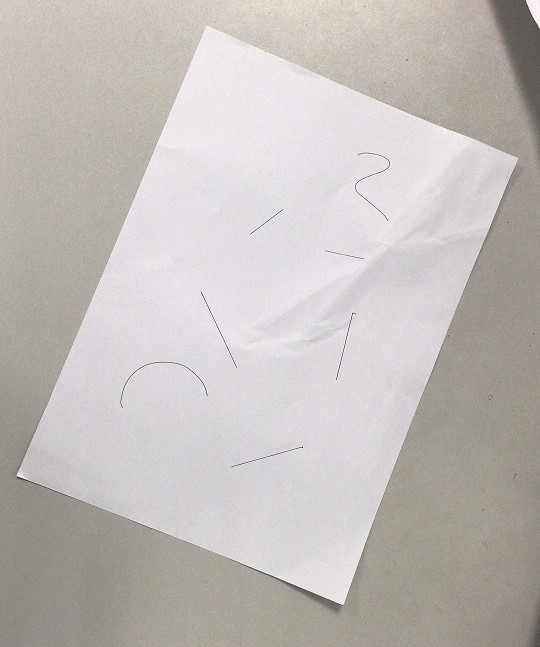
#> input picture 20-叶刚-武汉/第四周/photo1.jpg, 540 x 647 px
$ python 2-perspective_transform.py
#> lines starting #> are read from the running program, lines starting #| are printed output that depends on the picture; after the words box and inside, x2 and y2 are one past the last pixel; in counts of white or black regions, pixels touching at a corner belong together; long printed decimals are rounded
"""
@GiffordY
使用透视变换算法，实现图像矫正
"""

import cv2 as cv
import numpy as np


# 1、读入图像
img_src = cv.imread('photo1.jpg', 1)
#> img_src is the input picture: shape (647, 540, 3); mean B, G, R 186.7, 189.4, 194.3

# 2、灰度化、高斯滤波、灰度膨胀
img_gray = cv.cvtColor(img_src, cv.COLOR_BGR2GRAY)
img_blur = cv.GaussianBlur(img_gray, (5, 5), 0)
kernel = cv.getStructuringElement(cv.MORPH_RECT, (3, 3))
img_dilate = cv.dilate(img_blur, kernel)

# 3、边缘检测、轮廓检测
img_edges = cv.Canny(img_dilate, 50, 150, 3)
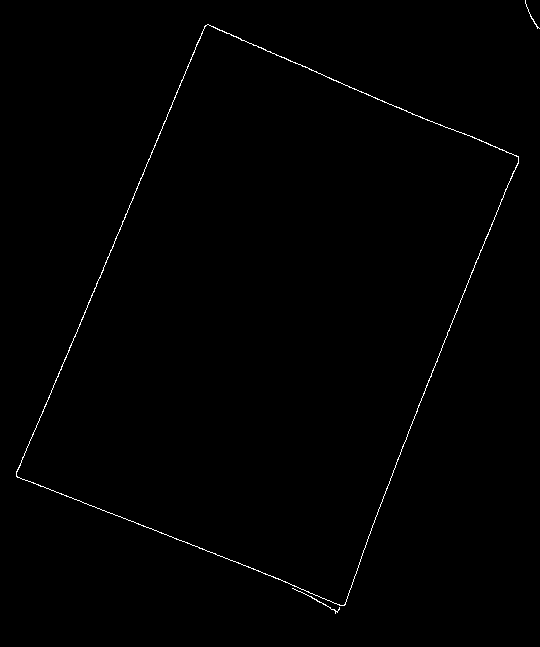
#> img_edges: shape (647, 540); 0.53% white in thin lines or dots
cv.imshow('edges', img_edges)
contours, hierarchy = cv.findContours(img_edges, cv.RETR_EXTERNAL, cv.CHAIN_APPROX_SIMPLE)
#> contours = 3 contours, 2 with area under 20; largest, box (x1, y1, x2, y2) and area: (16, 24, 519, 606) 167220
# 显示轮廓
img_src2 = img_src.copy()
if len(contours) > 0:
    for i in range(len(contours)):
        cv.drawContours(img_src2, contours, i, (0, 0, 255), 1, 8)
#> this loop made 3 passes
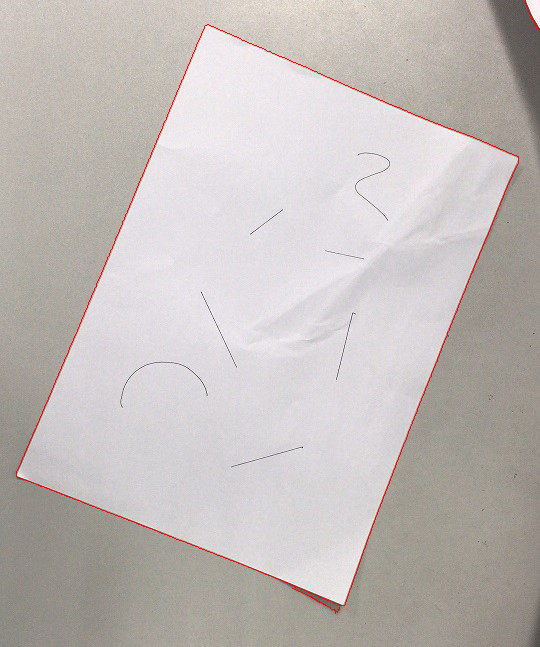
#> img_src2: shape (647, 540, 3); 0.47% of pixels changed, all inside (x1, y1, x2, y2) = (16, 0, 540, 614)

# 4、轮廓筛选
detected_points = None
if len(contours) > 0:
    # 根据轮廓面积从大到小排序
    contours = sorted(contours, key=cv.contourArea, reverse=True)
    for contour in contours:
        # 计算轮廓周长
        # arc_len = cv.arcLength(contour, closed=True)
        # 计算轮廓面积
        area = cv.contourArea(contour)
        # 轮廓多边形拟合，得到轮廓的角点
        points = cv.approxPolyDP(contour, 5, closed=True)
        # 使用面积和角点筛选合适的轮廓
        if area > 1000 and len(points) == 4:
            detected_points = points
            break
#> this loop made 1 pass
#> (area, detected_points) on pass 1: (167219.5, [[207, 24], [16, 476], [344, 605], [518, 156]])
print('原始三维角点坐标：', detected_points)
#| 原始三维角点坐标： [[[207  24]]
#|  [[ 16 476]]
#|  [[344 605]]
#|  [[518 156]]]
detected_points = detected_points[:, 0, :]
print('原始二维角点坐标：', detected_points)
#| 原始二维角点坐标： [[207  24]
#|  [ 16 476]
#|  [344 605]
#|  [518 156]]


# 绘制筛选出的角点
for point in detected_points:
    cv.circle(img_src2, point, 10, (0, 255, 0), 1, 8, 0)
#> this loop made 4 passes
#> point on passes 1 to 4: [207, 24], [16, 476], [344, 605], [518, 156]
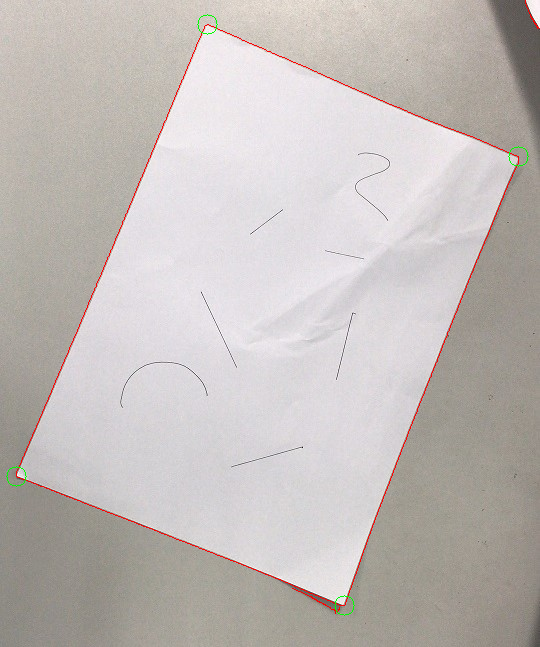
#> img_src2: shape (647, 540, 3); 0.06% of pixels changed, all inside (x1, y1, x2, y2) = (6, 14, 529, 616)
# 显示
cv.imshow('detection result', img_src2)

# 5、计算目标点的坐标
rect = cv.minAreaRect(detected_points)
#> rect = ((269.8, 312.2), (490.5, 352.5), -68.53)
print(rect)
#| ((269.770, 312.247), (490.544, 352.456), -68.531)
(cx, cy) = rect[0]
#> cx = 269.8; cy = 312.2
(w, h) = rect[1]
#> w = 490.5; h = 352.5
angle = rect[2]
#> angle = -68.53

dst_point1 = [cx-w/2, cy-h/2]
#> dst_point1 = [24.5, 136]
dst_point2 = [cx+w/2, cy-h/2]
#> dst_point2 = [515, 136]
dst_point3 = [cx-w/2, cy+h/2]
#> dst_point3 = [24.5, 488.5]
dst_point4 = [cx+w/2, cy+h/2]
#> dst_point4 = [515, 488.5]
dst_points = np.float32([dst_point1, dst_point2, dst_point3, dst_point4])
#> dst_points = [[24.5, 136], [515, 136], [24.5, 488.5], [515, 488.5]]
print("目标图4个角点dst_points = ", dst_points)
#| 目标图4个角点dst_points =  [[ 24.498 136.019 ]
#|  [515.042  136.019 ]
#|  [ 24.498 488.474 ]
#|  [515.042  488.474 ]]

# 对原始角点的坐标进行整理，便于与目标点对应上
tmp_points = {}
for point in detected_points:
    if point[1] < cy:
        if point[0] < cx:
            tmp_points[1] = point
        else:
            tmp_points[2] = point
    else:
        if point[0] < cx:
            tmp_points[3] = point
        else:
            tmp_points[4] = point
#> after the loop, tmp_points = {1: [207, 24], 3: [16, 476], 4: [344, 605], 2: [518, 156]}

points_list = list(tmp_points.items())
#> points_list = [(1, [207, 24]), (3, [16, 476]), (4, [344, 605]), (2, [518, 156])]
points_list.sort(reverse=False)
src_points = np.float32([point[1] for point in points_list])
#> src_points = [[207, 24], [518, 156], [16, 476], [344, 605]]
print("原图4个角点src_points = ", src_points)
#| 原图4个角点src_points =  [[207.  24.]
#|  [518. 156.]
#|  [ 16. 476.]
#|  [344. 605.]]

# 6、生成透视变换矩阵；进行透视变换
m = cv.getPerspectiveTransform(src_points, dst_points)
#> m = [[1.29, 0.547, -256.1], [-0.3, 0.687, 179.4], [-8.36e-05, 5.99e-05, 1]]
print('透视变换矩阵m = ', m)
#| 透视变换矩阵m =  [[ 1.28999081e+00  5.47439373e-01 -2.56056833e+02]
#|  [-2.99624846e-01  6.87299887e-01  1.79388377e+02]
#|  [-8.35717411e-05  5.99012220e-05  1.00000000e+00]]
src_height = img_src.shape[0]
#> src_height = 647
src_width = img_src.shape[1]
#> src_width = 540
img_dst = cv.warpPerspective(img_src, m, dsize=(src_width, src_height), flags=cv.INTER_LINEAR)
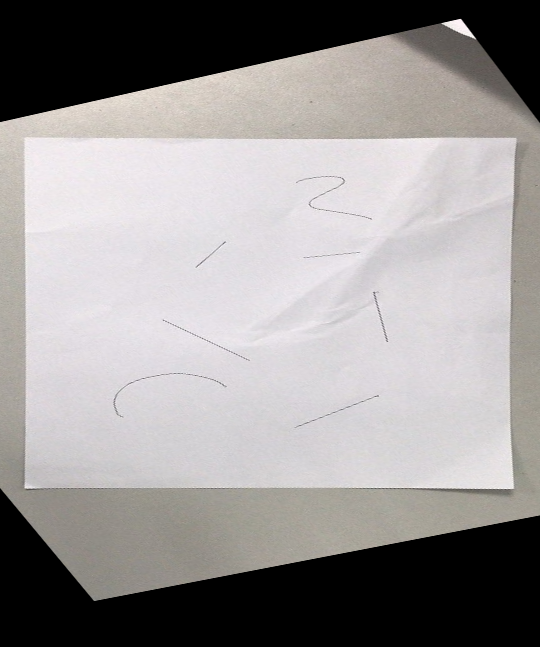
#> img_dst: shape (647, 540, 3); mean B, G, R 148.5, 148.9, 152.4

# 7、显示结果
cv.imshow('img_src', img_src)
cv.imshow('img_dst', img_dst)
cv.waitKey(0)
cv.destroyAllWindows()
